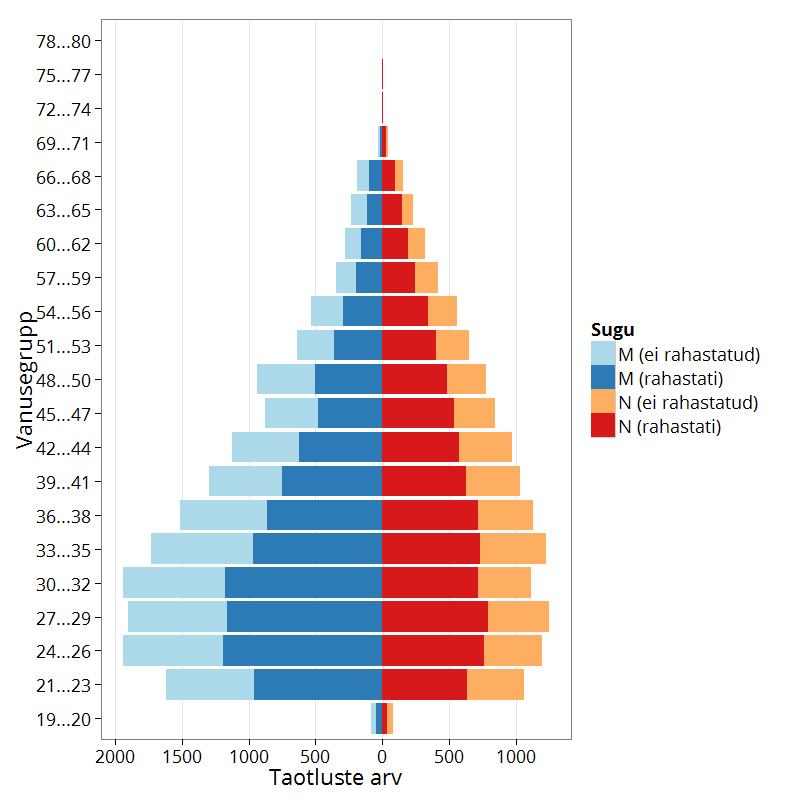

R code for this plot:
library(plyr)
library(dplyr)
library(tidyr)
library(ggplot2)
library(reshape2)
library(RColorBrewer)
library(extrafont)

# Import fonts
#font_import(pattern="[O/o]pen")
#loadfonts(device="win")

data = read.table("data/cleaned.csv") 

data2 = data %>%
  group_by(Age, Gender) %>%
  summarise(count=n()) %>%
  filter(Age >= 18 & !is.na(Gender) & Gender != 2)

data2_funded = data %>%
  filter(WasFunded == 1) %>%
  group_by(Age, Gender) %>%
  summarise(count=n()) %>%
  filter(Age >= 18 & !is.na(Gender) & Gender != 2)

# Distribute data into buckets
breaks=c(18, seq(20,100,by=3))
b = breaks
breaks[1] = 17 # quick fix
labels = paste(b[1:length(b)-1]+1,
                 b[2:length(b)],
                 sep = '...')
  
data2f = data2 %>% filter(Gender == "Naine")
data3f = transform(data2f, Age_group=cut(as.numeric(sub('[%]', '', Age)), labels=labels,
                                           breaks=breaks, include.lowest=TRUE))
data2m = data2 %>% filter(Gender == "Mees")
data3m = transform(data2m, Age_group=cut(as.numeric(sub('[%]', '', Age)), labels=labels, 
                                           breaks=breaks, include.lowest=TRUE))
data2f_funded = data2_funded %>% filter(Gender == "Naine")
data3f_funded = transform(data2f_funded, Age_group=cut(as.numeric(sub('[%]', '', Age)), labels=labels,
                                         breaks=breaks, include.lowest=TRUE))
data2m_funded = data2_funded %>% filter(Gender == "Mees")
data3m_funded = transform(data2m_funded, Age_group=cut(as.numeric(sub('[%]', '', Age)), labels=labels, 
                                         breaks=breaks, include.lowest=TRUE))

data3 = rbind(data3f, data3m) %>%
  rename(Sugu=Gender)


# Plotting
#svg("pyramid.svg")
png("pyramid.png", width=800, height=800, res=100)

ggplot(data=data3,aes(x=as.factor(Age_group),y=count, fill=Sugu)) + 
  geom_bar(subset=.(Sugu=="Naine"),aes(y=count,fill="N (ei rahastatud)"),stat="identity") + 
  geom_bar(data=data3f_funded,aes(y=count,fill="N (rahastati)"),stat="identity") + 
  geom_bar(subset=.(Sugu=="Mees"),aes(y=count*(-1),fill="M (ei rahastatud)"),stat="identity") + 
  geom_bar(data=data3m_funded,aes(y=count*(-1),fill="M (rahastati)"),stat="identity") + 
  scale_y_continuous(breaks = seq(-2000, 2000, 500),
                     labels=as.character(c(seq(2000,0,-500), seq(500,2000,500)))) + 
  coord_flip() +
  scale_fill_manual(values = c("#abd9e9", "#2c7bb6", "#fdae61", "#d7191c")) +
  ylab("Taotluste arv") +
  xlab("Vanusegrupp") + 
  theme_bw() +
  theme(panel.grid.minor = element_blank(), panel.grid.major.y = element_blank(),
        text=element_text(size=16, family="Open Sans"))

dev.off()











